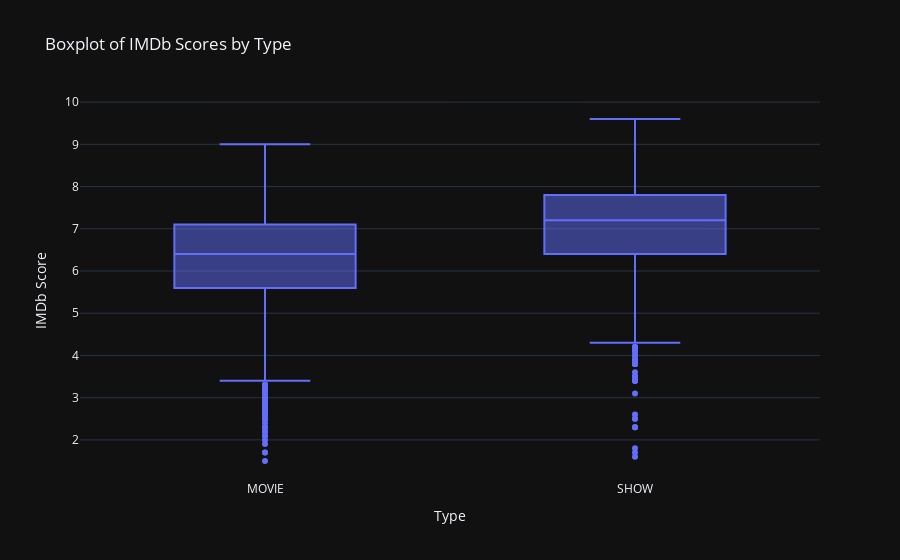

Source (notebook cell):
### Code cell
# Boxplot for IMDb scores by type
fig = px.box(df, x='type', y='imdb_score', title='Boxplot of IMDb Scores by Type')
fig.update_layout(xaxis_title='Type', yaxis_title='IMDb Score')
fig.show()

### Figure 1 — Plotly figure (JSON) as saved in the notebook; plotly's stock layout.template omitted (floating-point values rounded to 4 significant figures; data arrays with more than 128 entries replaced by an {"elided": "..."} marker saying what was removed)
{"data": [{"alignmentgroup": "True", "hovertemplate": "type=%{x}<br>imdb_score=%{y}<extra></extra>", "legendgroup": "", "marker": {"color": "#636efa"}, "name": "", "notched": false, "offsetgroup": "", "orientation": "v", "showlegend": false, "x": {"elided": "5283 str values"}, "x0": " ", "xaxis": "x", "y": {"elided": "5283 float values"}, "y0": " ", "yaxis": "y", "type": "box"}], "layout": {"xaxis": {"anchor": "y", "domain": [0.0, 1.0], "title": {"text": "Type"}}, "yaxis": {"anchor": "x", "domain": [0.0, 1.0], "title": {"text": "IMDb Score"}}, "legend": {"tracegroupgap": 0}, "title": {"text": "Boxplot of IMDb Scores by Type"}, "boxmode": "group"}}
